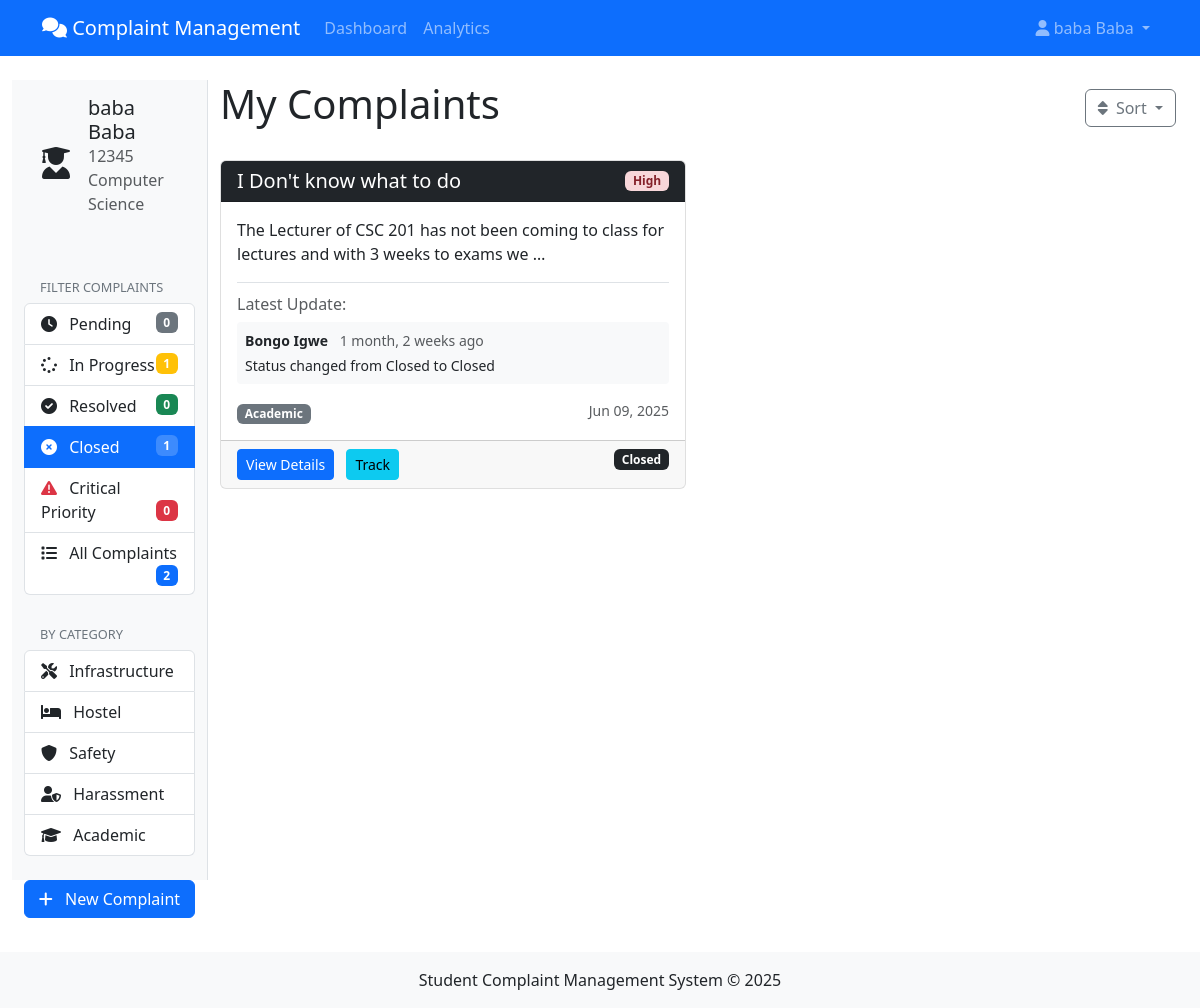
The app's page /student/?status=CLSD (signed in) with its own data.
### complaints/models.py (models this page shows, shortened)
class Student(models.Model):
    user = models.OneToOneField(User, on_delete=models.CASCADE)
    student_id = models.CharField(max_length=20, unique=True)
    department = models.ForeignKey(Department, on_delete=models.CASCADE)
    hostel = models.CharField(max_length=100, blank=True, null=True)

class Department(models.Model):
    name = models.CharField(max_length=100)
    code = models.CharField(max_length=10, unique=True)

class Complaint(models.Model):
    CATEGORY_CHOICES = [
        ('INFRA', 'Infrastructure'),
        ('HOSTEL', 'Hostel'),
        ('SAFETY', 'Safety'),
        ('HARASS', 'Harassment'),
        ('ACAD', 'Academic'),
    ]
    PRIORITY_CHOICES = [
        ('LOW', 'Low'),
        ('MED', 'Medium'),
        ('HIGH', 'High'),
        ('CRIT', 'Critical'),
    ]
    STATUS_CHOICES = [
        ('PEND', 'Pending'),
        ('REVW', 'Under Review'),
        ('ASSG', 'Assigned'),
        ('PROG', 'In Progress'),
        ('RESV', 'Resolved'),
        ('CLSD', 'Closed'),
    ]
    LOCATION_CHOICES = [
        ('LECTURE', 'Lecture Room'),
        ('LAB', 'Laboratory'),
        ('LIBRARY', 'Library'),
        ('HOSTEL', 'Hostel'),
        ('CAFETERIA', 'Cafeteria'),
        ('SPORTS', 'Sports Facility'),
        ('ADMIN', 'Administrative Building'),
        ('OTHER', 'Other'),
    ]
    student = models.ForeignKey(Student, on_delete=models.CASCADE)
    title = models.CharField(max_length=200)
    description = models.TextField()
    location = models.CharField(max_length=200, blank=True, null=True)
    location_type = models.CharField(max_length=10, choices=LOCATION_CHOICES, blank=True, null=True)
    created_at = models.DateTimeField(auto_now_add=True)
    updated_at = models.DateTimeField(auto_now=True)
    category = models.CharField(max_length=6, choices=CATEGORY_CHOICES)
    priority = models.CharField(max_length=4, choices=PRIORITY_CHOICES)
    status = models.CharField(max_length=4, choices=STATUS_CHOICES, default='PEND')
    assigned_to = models.ForeignKey(Staff, on_delete=models.SET_NULL, null=True, related_name='assigned_complaints')
    trackers = models.ManyToManyField(Staff, related_name='tracked_complaints', blank=True)
    sentiment_score = models.FloatField(default=0.0)
    is_confidential = models.BooleanField(default=False)
    class Meta:
        ordering = ['-priority', '-created_at']
        verbose_name = _('Complaint')
        verbose_name_plural = _('Complaints')

class Comment(models.Model):
    complaint = models.ForeignKey(Complaint, on_delete=models.CASCADE, related_name='comments')
    author = models.ForeignKey(Staff, on_delete=models.CASCADE)
    content = models.TextField()
    created_at = models.DateTimeField(auto_now_add=True)
    is_internal = models.BooleanField(default=False)
    class Meta:
        ordering = ['created_at']
        verbose_name = _('Comment')
        verbose_name_plural = _('Comments')

class Staff(models.Model):
    user = models.OneToOneField(User, on_delete=models.CASCADE)
    ROLE_CHOICES = [
        ('VC', 'Vice Chancellor'),
        ('REG', 'Registrar'),
        ('SA', 'Student Affairs'),
        ('SEC', 'Security Officer'),
        ('HW', 'Hall Warden'),
        ('WD', 'Works Department'),
        ('HOD', 'Head of Department'),
    ]
    role = models.CharField(max_length=3, choices=ROLE_CHOICES)
    department = models.ForeignKey(Department, on_delete=models.SET_NULL, null=True, blank=True)
    can_track = models.ManyToManyField('self', symmetrical=False, blank=True)

### complaints/views.py (the view)
# urls.py: path('student/', views.student_dashboard, name='student_dashboard'),
@login_required
def student_dashboard(request):
    try:
        student = request.user.student
    except:
        messages.error(request, "You need a student account to access this page")
        return redirect('login')
    complaints = Complaint.objects.filter(student=student).order_by('-created_at')
    status_filter = request.GET.get('status')
    priority_filter = request.GET.get('priority')
    category_filter = request.GET.get('category')
    if status_filter:
        if ',' in status_filter:
            status_list = status_filter.split(',')
            complaints = complaints.filter(status__in=status_list)
        else:
            complaints = complaints.filter(status=status_filter)
    if priority_filter:
        complaints = complaints.filter(priority=priority_filter)
    if category_filter:
        complaints = complaints.filter(category=category_filter)
    paginator = Paginator(complaints, 10)
    page_number = request.GET.get('page')
    page_obj = paginator.get_page(page_number)
    stats = {
        'total_count': Complaint.objects.filter(student=student).count(),
        'pending_count': Complaint.objects.filter(student=student, status='PEND').count(),
        'in_progress_count': Complaint.objects.filter(student=student, status__in=['REVW', 'ASSG', 'PROG']).count(),
        'resolved_count': Complaint.objects.filter(student=student, status='RESV').count(),
        'closed_count': Complaint.objects.filter(student=student, status='CLSD').count(),
        'critical_count': Complaint.objects.filter(student=student, priority='CRIT').count(),
    }
    current_filters = {
        'status': status_filter,
        'priority': priority_filter,
        'category': category_filter,
    }
    return render(request, 'student_dashboard.html', {
        'student': student,
        'page_obj': page_obj,
        'stats': stats,
        'current_filters': current_filters,
    })

### templates/student_dashboard.html (shortened to what this page needs)
{% extends 'base.html' %}
{% block content %}
<div class="container-fluid">
    <div class="row">
        <div class="col-md-3 col-lg-2 sidebar">
            <div class="d-flex align-items-center mb-4 p-3">
                <div class="avatar me-3">
                    <i class="fas fa-user-graduate fa-2x"></i>
                </div>
                <div>
                    <h5 class="mb-0">{{ student.user.get_full_name }}</h5>
                    <p class="text-muted mb-0">{{ student.student_id }}</p>
                    <p class="text-muted">{{ student.department.name }}</p>
                </div>
            </div>
           <div class="mb-4">
                <h6 class="sidebar-header">FILTER COMPLAINTS</h6>
                <div class="list-group">
                    <a href="?status=PEND" class="list-group-item list-group-item-action {% if current_filters.status == 'PEND' %}active{% endif %}">
                        <i class="fas fa-clock me-2"></i> Pending
                        <span class="badge bg-secondary float-end">{{ stats.pending_count }}</span>
                    </a>
                    <a href="?status=REVW,ASSG,PROG" class="list-group-item list-group-item-action {% if current_filters.status == 'REVW,ASSG,PROG' %}active{% endif %}">
                        <i class="fas fa-spinner me-2"></i> In Progress
                        <span class="badge bg-warning float-end">{{ stats.in_progress_count }}</span>
                    </a>
                    <a href="?status=RESV" class="list-group-item list-group-item-action {% if current_filters.status == 'RESV' %}active{% endif %}">
                        <i class="fas fa-check-circle me-2"></i> Resolved
                        <span class="badge bg-success float-end">{{ stats.resolved_count }}</span>
                    </a>
                    <a href="?status=CLSD" class="list-group-item list-group-item-action {% if current_filters.status == 'CLSD' %}active{% endif %}">
                        <i class="fas fa-times-circle me-2"></i> Closed
                        <span class="badge bg-secondary float-end">{{ stats.closed_count }}</span>
                    </a>
                    <a href="?priority=CRIT" class="list-group-item list-group-item-action {% if current_filters.priority == 'CRIT' %}active{% endif %}">
                        <i class="fas fa-exclamation-triangle me-2 text-danger"></i> Critical Priority
                        <span class="badge bg-danger float-end">{{ stats.critical_count }}</span>
                    </a>
                    <a href="?" class="list-group-item list-group-item-action {% if not current_filters.status and not current_filters.priority and not current_filters.category %}active{% endif %}">
                        <i class="fas fa-list me-2"></i> All Complaints
                        <span class="badge bg-primary float-end">{{ stats.total_count }}</span>
                    </a>
                </div>
            </div>
            <div class="mb-4">
                <h6 class="sidebar-header">BY CATEGORY</h6>
                <div class="list-group">
                    <a href="?category=INFRA" class="list-group-item list-group-item-action {% if current_filters.category == 'INFRA' %}active{% endif %}">
                        <i class="fas fa-tools me-2"></i> Infrastructure
                    </a>
                    <a href="?category=HOSTEL" class="list-group-item list-group-item-action {% if current_filters.category == 'HOSTEL' %}active{% endif %}">
                        <i class="fas fa-bed me-2"></i> Hostel
                    </a>
                    <a href="?category=SAFETY" class="list-group-item list-group-item-action {% if current_filters.category == 'SAFETY' %}active{% endif %}">
                        <i class="fas fa-shield-alt me-2"></i> Safety
                    </a>
                    <a href="?category=HARASS" class="list-group-item list-group-item-action {% if current_filters.category == 'HARASS' %}active{% endif %}">
                        <i class="fas fa-user-shield me-2"></i> Harassment
                    </a>
                    <a href="?category=ACAD" class="list-group-item list-group-item-action {% if current_filters.category == 'ACAD' %}active{% endif %}">
                        <i class="fas fa-graduation-cap me-2"></i> Academic
                    </a>
                </div>
            </div>
            <a href="{% url 'submit_complaint' %}" class="btn btn-primary w-100">
                <i class="fas fa-plus me-2"></i> New Complaint
            </a>
        </div>
        <div class="col-md-9 col-lg-10 main-content">
            <div class="d-flex justify-content-between align-items-center mb-4">
                <h1>My Complaints</h1>
                <div class="dropdown">
                    <button class="btn btn-outline-secondary dropdown-toggle" type="button" data-bs-toggle="dropdown">
                        <i class="fas fa-sort me-1"></i> Sort
                    </button>
                </div>
            </div>
            {% if page_obj %}
            <div class="row">
                {% for complaint in page_obj %}
                <div class="col-md-6 mb-4">
                    <div class="card complaint-card h-100">
                        <div class="card-header d-flex justify-content-between align-items-center
                                    status-{{ complaint.status }}">
                            <h5 class="card-title mb-0">{{ complaint.title|truncatechars:30 }}</h5>
                            <span class="badge bg-{{ complaint.get_priority_display|lower }}">
                                {{ complaint.get_priority_display }}
                            </span>
                        </div>
                        <div class="card-body">
                            <p class="card-text">{{ complaint.description|truncatewords:20 }}</p>
                            {% if complaint.comments.exists %}
                            <div class="latest-update mt-3">
                                <h6 class="text-muted mb-2">Latest Update:</h6>
                                <div class="update-content">
                                    <p class="small mb-1">
                                        <strong>{{ complaint.comments.last.author.user.get_full_name }}</strong>
                                        <span class="text-muted ms-2">
                                            {{ complaint.comments.last.created_at|timesince }} ago
                                        </span>
                                    </p>
                                    <p class="small mb-0 text-truncate">
                                        {{ complaint.comments.last.content }}
                                    </p>
                                </div>
                            </div>
                            {% endif %}
                            <div class="complaint-meta mt-3">
                                <span class="badge bg-secondary">
                                    {{ complaint.get_category_display }}
                                </span>
                                <small class="text-muted float-end">
                                    {{ complaint.created_at|date:"M d, Y" }}
                                </small>
                            </div>
                        </div>
                        <div class="card-footer">
                            <a href="{% url 'complaint_detail' complaint.id %}" class="btn btn-sm btn-primary">
                                View Details
                            </a>
                            <a href="{% url 'complaint_tracking' complaint.id %}" class="btn btn-sm btn-info ms-2">
                                Track
                            </a>
                            <span class="badge float-end status-{{ complaint.status }}">
                                {{ complaint.get_status_display }}
                            </span>
                        </div>
                    </div>
                </div>
                {% endfor %}
            </div>
            {% else %}
            <div class="alert alert-info">
                <i class="fas fa-info-circle me-2"></i>
                You haven't submitted any complaints yet.
                <a href="{% url 'submit_complaint' %}" class="alert-link">Submit your first complaint</a>
            </div>
            {% endif %}
        </div>
    </div>
</div>
{% endblock %}

### templates/base.html (shortened to what this page needs)
<!DOCTYPE html>
<html lang="en">
<head>
    <link href="https://cdn.jsdelivr.net/npm/bootstrap@5.3.0-alpha1/dist/css/bootstrap.min.css" rel="stylesheet">
    <link rel="stylesheet" href="https://cdnjs.cloudflare.com/ajax/libs/font-awesome/6.0.0/css/all.min.css">
    <link rel="stylesheet" href="https://cdnjs.cloudflare.com/ajax/libs/toastr.js/latest/toastr.min.css">
</head>
<body>
    <nav class="navbar navbar-expand-lg navbar-dark bg-primary">
        <div class="container">
            <a class="navbar-brand" href="{% url 'dashboard' %}">
                <i class="fas fa-comments"></i> Complaint Management
            </a>
            <div class="collapse navbar-collapse" id="navbarNav">
                <ul class="navbar-nav me-auto">
                    <li class="nav-item">
                        <a class="nav-link" href="{% url 'dashboard' %}">Dashboard</a>
                    </li>
                        <li class="nav-item">
                            <a class="nav-link" href="{% url 'analytics_dashboard' %}">Analytics</a>
                        </li>
                </ul>
                <ul class="navbar-nav">
                    {% if user.is_authenticated %}
                        <li class="nav-item dropdown">
                            <a class="nav-link dropdown-toggle" href="#" id="userDropdown" role="button" data-bs-toggle="dropdown">
                                <i class="fas fa-user"></i> {{ user.get_full_name|default:user.username }}
                            </a>
                        </li>
                    {% else %}
                        <li class="nav-item">
                            <a class="nav-link" href="{% url 'login' %}">Login</a>
                        </li>
                    {% endif %}
                </ul>
            </div>
        </div>
    </nav>
    <div class="container-fluid py-4">
        {% block content %}{% endblock %}
    </div>
    <footer class="bg-light py-3 mt-5">
        <div class="container text-center">
            <p class="mb-0">Student Complaint Management System &copy; {% now "Y" %}</p>
        </div>
    </footer>
</body>
</html>

### records on screen
Student: user.get_full_name "baba Baba", student_id "12345", department.name "Computer Science"
Complaint: title "I Don't know what to do", priority "High", description "The Lecturer of CSC 201 has not been coming to class for lectures and with 3 weeks to exams we …", comments.last.author.user.get_full_name "Bongo Igwe", comments.last.created_at "1 month, 2 weeks", comments.last.content "Status changed from Closed to Closed", category "Academic", created_at "Jun 09, 2025", status "Closed"

### other values on screen
{{ user.get_full_name|default:user.username }} "baba Baba"
{{ stats.pending_count }} "0"
{{ stats.in_progress_count }} "1"
{{ stats.resolved_count }} "0"
{{ stats.closed_count }} "1"
{{ stats.critical_count }} "0"
{{ stats.total_count }} "2"
